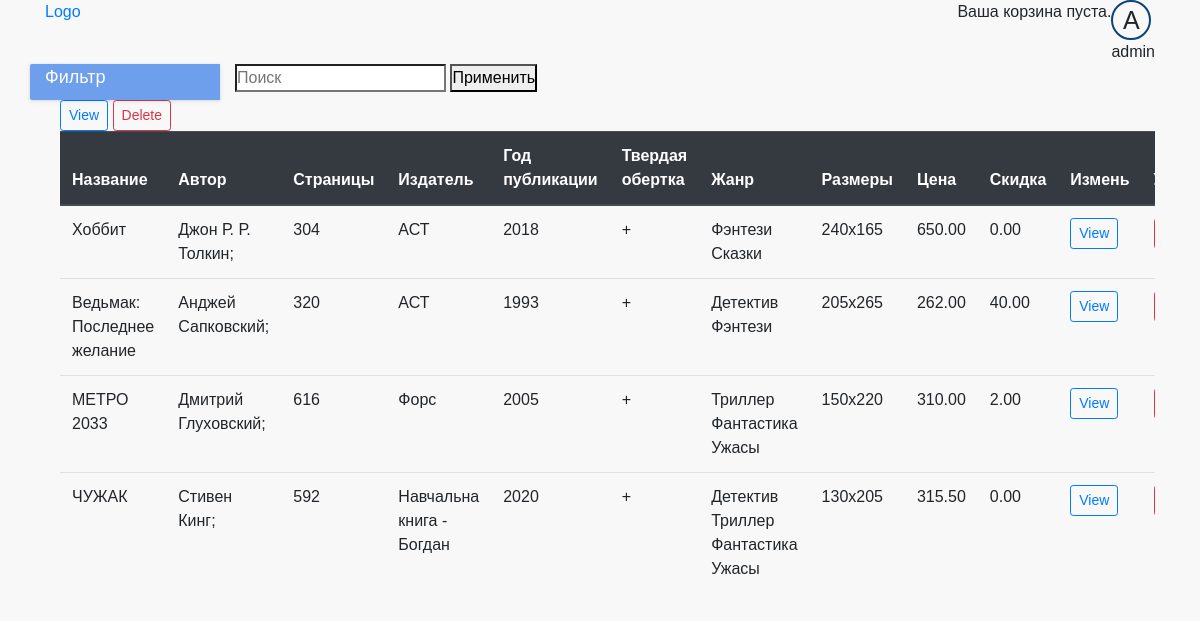
Page /store/manage/book/ (signed in) on the committed database.
### store/models.py (models this page shows, shortened)
class Product(models.Model):
    category = models.ForeignKey(Category, on_delete=models.SET_NULL, null=True)
    name = models.CharField(max_length=100, verbose_name='Название', help_text="Enter book name.", blank=True)
    publisher = models.ForeignKey(Publisher, on_delete=models.SET_NULL, null=True)
    price = models.DecimalField(max_digits=10, verbose_name='Цена', decimal_places=2, help_text="Enter price book",
                                validators=[MinValueValidator(1)],
                                blank=True)
    Discounts = models.DecimalField(max_digits=10, verbose_name='Скидка', decimal_places=2, help_text="Enter discounts",
                                    validators=[MinValueValidator(0)],
                                    blank=True)
    image = models.ImageField(upload_to='images/products/', verbose_name='Изображение', blank=True, null=True)
    slug = models.SlugField(max_length=100)
    class Meta:
        ordering = ['-id']

class Book(Product):
    author = models.ManyToManyField(BookAuthor, verbose_name='Автор')
    genre = models.ManyToManyField(BookGenre, verbose_name='Жанр')
    hard_cover = models.CharField(max_length=1, verbose_name='Твердая обложка', help_text="Enter hard cover book (+/-)",
                                  blank=True)
    pages = models.CharField(max_length=5, verbose_name='Количество страниц', help_text="Enter number of pages",
                             blank=True)
    pub_year = models.IntegerField(verbose_name='Год издания', help_text="Enter year of publication", blank=True,
                                   null=True)
    size = models.CharField(max_length=10, verbose_name='Размеры', help_text="Enter size book", blank=True)

class Product(models.Model):
    category = models.ForeignKey(Category, on_delete=models.SET_NULL, null=True)
    name = models.CharField(max_length=100, verbose_name='Название', help_text="Enter book name.", blank=True)
    publisher = models.ForeignKey(Publisher, on_delete=models.SET_NULL, null=True)
    price = models.DecimalField(max_digits=10, verbose_name='Цена', decimal_places=2, help_text="Enter price book",
                                validators=[MinValueValidator(1)],
                                blank=True)
    Discounts = models.DecimalField(max_digits=10, verbose_name='Скидка', decimal_places=2, help_text="Enter discounts",
                                    validators=[MinValueValidator(0)],
                                    blank=True)
    image = models.ImageField(upload_to='images/products/', verbose_name='Изображение', blank=True, null=True)
    slug = models.SlugField(max_length=100)
    class Meta:
        ordering = ['-id']

class BookAuthor(models.Model):
    name = models.CharField(max_length=50, verbose_name='Имя', help_text="Enter author name.", blank=True)
    slug = models.SlugField(max_length=100)
    def __str__(self):
        return self.name + ';'

class Publisher(models.Model):
    name = models.CharField(max_length=50, verbose_name='Жанр', help_text="Enter publisher.", blank=True)
    slug = models.SlugField(max_length=100)
    def __str__(self):
        return self.name

class BookGenre(models.Model):
    name = models.CharField(max_length=50, verbose_name='Жанр', help_text="Enter book genre.", blank=True)
    slug = models.SlugField(max_length=100)
    def __str__(self):
        return self.name

### store/views.py (the view)
# urls.py: path('store/manage/book/', views.BooksManageView.as_view(), name='book_manage'),
class BooksManageView(PermissionRequiredMixin, generic.ListView):
    permission_required = PERMISSION_ON_SITE['moderator']
    model = Book
    template_name = 'store/book/book_manage.html'
    paginate_by = 10
    def get_context_data(self, **kwargs):
        context = super(BooksManageView, self).get_context_data(**kwargs)
        context['is_shown_by_default'] = True
        return context

### cart/cart.py (called while the page is built)
    def __len__(self):
        return self.cart.__len__()

### cart/cart_in_model.py (called while the page is built)
    def __len__(self):
        quantity = Cart.objects.filter(user=self.user).aggregate(Sum('quantity'))
        return quantity['quantity__sum']

### cart/context_processors.py (called while the page is built)
def cart(request):
    return {'cart_info': CartManager(request)}

### store/templates/store/book/book_manage.html (shortened to what this page needs)
{% extends 'base_generic.html' %}
{% block content %}
  {% if book_list %}
    <div class="col-12" style="overflow-x: scroll">
      <a href="{% url 'store:book_create' %}">
        <button type="button" class="btn btn-outline-primary btn-sm">View</button>
      </a>
      <button type="button" class="btn btn-outline-danger btn-sm">Delete</button>
      <table class="table">
        <thead class="thead-dark">
        <tr>
          <th scope="col">Название</th>
          <th scope="col">Автор</th>
          <th scope="col">Страницы</th>
          <th scope="col">Издатель</th>
          <th scope="col">Год публикации</th>
          <th scope="col">Твердая обертка</th>
          <th scope="col">Жанр</th>
          <th scope="col">Размеры</th>
          <th scope="col">Цена</th>
          <th scope="col">Скидка</th>
          <th scope="col">Измень</th>
          <th scope="col">Удалить</th>
        </tr>
        </thead>
        <tbody>
        {% for product in book_list %}
          <tr>
            <td>{{ product.name }}</td>
            <td>
              {% for author in product.author.all %}
                {{ author }}
              {% endfor %}
            </td>
            <td>{{ product.pages }}</td>
            <td>{{ product.publisher }}</td>
            <td>{{ product.pub_year }}</td>
            <td>{{ product.hard_cover }}</td>
            <td>
              {% for genre in product.genre.all %}
                {{ genre }}
              {% endfor %}
            </td>
            <td>{{ product.size }}</td>
            <td>{{ product.price }}</td>
            <td>{{ product.Discounts }}</td>
            <td><a href="{% url 'store:book_update' product.slug %}">
              <button type="button" class="btn btn-outline-primary btn-sm">View</button>
            </a></td>
            <td></td>
          </tr>
        {% endfor %}
        </tbody>
      </table>
    </div>
  {% endif %}
{% endblock %}

### store/templates/base_generic.html (shortened to what this page needs)
<!DOCTYPE html>
<html lang="en">
<head>
  {% load static %}
  <link rel="stylesheet" href="https://stackpath.bootstrapcdn.com/bootstrap/4.3.1/css/bootstrap.min.css"
>
  <link rel="stylesheet" type="text/css" href="{% static 'store/style.css' %}"/>
</head>
<body>
<header>
  <div class="container">
    <div class="header-top-line">
      <div class="row">
        <div class="col-6"><a href="{% url 'store:index' %}">Logo</a></div>
        <div class="col-6 login-menu">
          <div class="cart">
            {% with total_items=cart_info|length %}
              {% if cart_info|length > 0 %}
                Ваша корзина:
                <a href="{% url "cart:cart_detail" %}">
                  <span id="cart_quantity">{{ total_items }} </span>;
                  <span class="cart_total_price"> {{ cart_info.get_total_price }} </span> UAH
                </a>
              {% else %}
                Ваша корзина пуста.
              {% endif %}
            {% endwith %}
          </div>
          {% if user.is_authenticated %}
            <div id="dropdown-menu" class="avatar">
              <div class="avatar__image">
                {{ user.get_username|first|upper }}
              </div>
              {{ user.get_username }}
            </div>
          {% else %}
            <div><a href="{% url 'login' %}?next={{ request.path }}">Войти</a></div>
            <div><a href="{% url 'profile:sign_up' %}?next={{ request.path }}">Регистрация</a></div>
          {% endif %}
        </div>
      </div>
    </div>
    <div class="header-bottom-line">
      <div class="row">
        <div class="col-12 col-md-3 col-xl-2 header-dropdown-menu">
          <span>Фильтр</span>
        </div>
        <div class="col-12 col-md-7 col-xl-10 search-line">
          <form action="{% url "store:search" %}" method="get" class="search-form">
            <label class="">
              <input id="search" class="search-form__input" type="search" name="q" placeholder="Поиск">
            </label>
            <button class="search-form__button" type="submit" value="apply">Применить</button>
          </form>
        </div>
      </div>
    </div>
  </div>
</header>
<div class="container">
  <div class="row">
    <div class="{% if is_shown_by_default %}col-12 {% else %} col-12 col-md-9 col-xl-10 center-wrapper {% endif %}">
      {% block content %}
      {% endblock %}
    </div>
  </div>
</div>
</body>
</html>

### static/store/style.css (style rules this page uses)
* { margin: 0; padding: 0; }
body { background-color: #f8f8f8 !important; font-family: 'Fira Sans', sans-serif; }
header { z-index: 2; position: relative; }
.avatar__image { width: 40px; height: 40px; border: 2px solid #0c4277; border-radius: 50%; overflow: hidden; text-align: center; font-size: 25px; }
.login-menu { display: flex; justify-content: flex-end; }
.header-dropdown-menu { background-color: #6e9fec; border-radius: 2px 0 0 2px; box-shadow: 0 0 2px 0 rgba(51, 51, 51, .05), 0 1px 4px 0 rgba(51, 51, 51, .15); font-size: 18px; color: #fff; }
#dropdown-menu { width: auto; }
.search-line { display: block; }

### rows in the picture
Book: name "Хоббит", pages "304", publisher "АСТ", pub_year "2018", hard_cover "+", size "240x165", price "650.00", Discounts "0.00"
BookAuthor: name "Джон Р. Р. Толкин;"
BookGenre: name "Фэнтези"
BookGenre: name "Сказки"
Book: name "Ведьмак: Последнее желание", pages "320", publisher "АСТ", pub_year "1993", hard_cover "+", size "205х265", price "262.00", Discounts "40.00"
BookAuthor: name "Анджей Сапковский;"
BookGenre: name "Детектив"
Book: name "МЕТРО 2033", pages "616", publisher "Форс", pub_year "2005", hard_cover "+", size "150х220", price "310.00", Discounts "2.00"
BookAuthor: name "Дмитрий Глуховский;"
BookGenre: name "Триллер"
BookGenre: name "Фантастика"
BookGenre: name "Ужасы"
Book: name "ЧУЖАК", pages "592", publisher "Навчальна книга - Богдан", pub_year "2020", hard_cover "+", size "130x205", price "315.50", Discounts "0.00"
BookAuthor: name "Стивен Кинг;"

### other values in the picture
{{ user.get_username|first|upper }} "A"
{{ user.get_username }} "admin"
